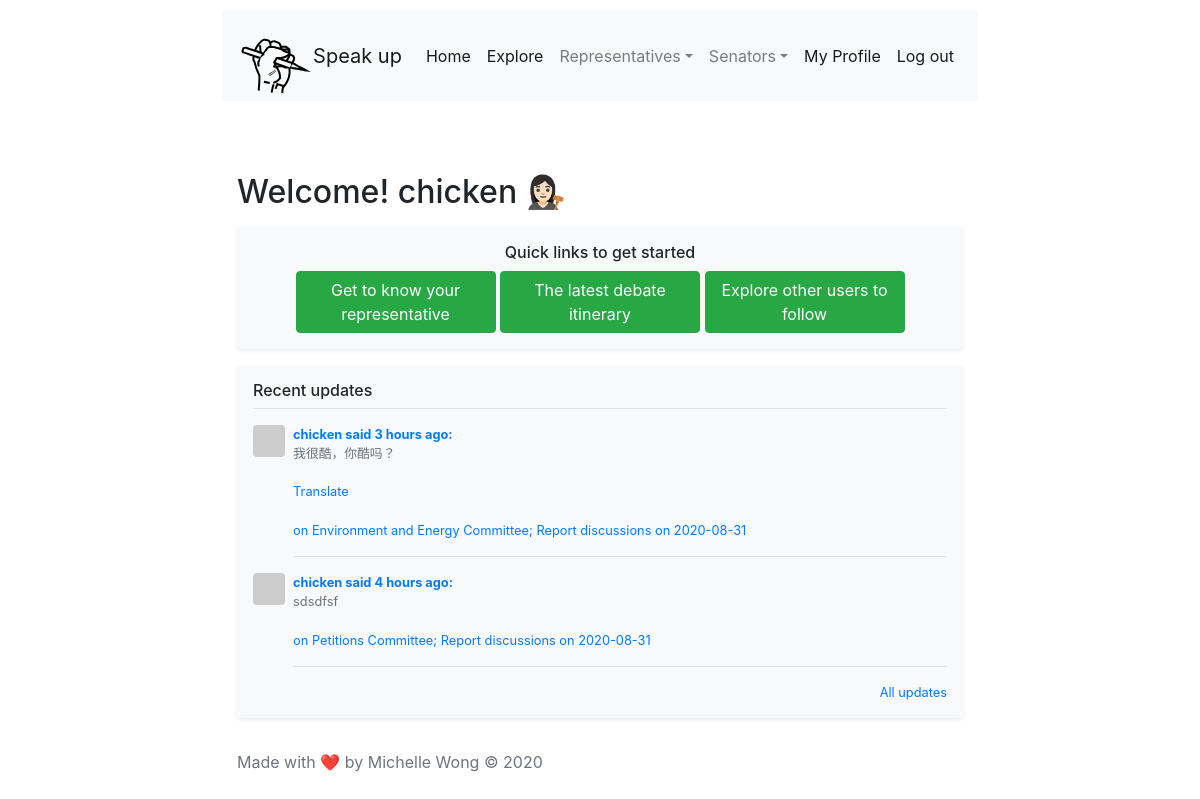
The app's page /index (signed in) with its own data.
### app/models.py (models this page shows, shortened)
class User(UserMixin, db.Model):
    id = db.Column(db.Integer, primary_key=True)
    username = db.Column(db.String(64), index=True, unique=True)
    email = db.Column(db.String(120), index=True, unique=True)
    password_hash = db.Column(db.String(128))
    posts = db.relationship('Post', backref='author', lazy='dynamic')
    about_me = db.Column(db.String(140))
    representative = db.Column(db.String(100))
    constituency = db.Column(db.String(100))
    postcode = db.Column(db.String(64))
    last_seen = db.Column(db.DateTime, default=datetime.utcnow)
    followed = db.relationship(
        'User', secondary=followers,
        primaryjoin=(followers.c.follower_id == id),
        secondaryjoin=(followers.c.followed_id == id),
        backref=db.backref('followers', lazy='dynamic'), lazy='dynamic')
    def avatar(self, size):
        digest = md5(self.email.lower().encode('utf-8')).hexdigest()
        return 'https://www.gravatar.com/avatar/{}?d=identicon&s={}'.format(
            digest, size)
    def followed_posts(self):
        followed = Post.query.join(
            followers, (followers.c.followed_id == Post.user_id)).filter(
                followers.c.follower_id == self.id)
        own = Post.query.filter_by(user_id=self.id)
        return followed.union(own).order_by(Post.timestamp.desc())

class Post(db.Model):
    id = db.Column(db.Integer, primary_key=True)
    body = db.Column(db.String(140))
    timestamp = db.Column(db.DateTime, index=True, default=datetime.utcnow)
    user_id = db.Column(db.Integer, db.ForeignKey('user.id'))
    speech_id = db.Column(db.Integer, db.ForeignKey('speech.id'))
    language = db.Column(db.String(5))

class MinorHeading(db.Model):
    __tablename__ = 'minorheading'
    id = db.Column(db.Integer, primary_key=True)
    order_id = db.Column(db.Integer,index=True)
    major_id = db.Column(db.Integer, db.ForeignKey('majorheading.id'))
    body = db.Column(db.String(140))
    speech = db.relationship('Speech', backref='minorheading', lazy='dynamic')

class Hansard(db.Model):
    id = db.Column(db.Integer, primary_key=True)
    date = db.Column(db.String(140))
    debate_type = db.Column(db.String(140))
    majorheading = db.relationship('MajorHeading', backref='hansard', lazy='dynamic')

### app/routes.py (the view)
@app.route('/', methods=['GET', 'POST'])
@app.route('/index', methods=['GET', 'POST'])
@login_required
def index():
    page = request.args.get('page', 1, type=int)
    posts = current_user.followed_posts().paginate(
        page, 3, False)
    return render_template('index.html', title='Home',
                           posts=posts.items)

### app/models.py (called while the page is built)
@login.user_loader
def load_user(id):
    return User.query.get(int(id))

### app/routes.py (called while the page is built)
@app.before_request
def before_request():
    if current_user.is_authenticated:
        current_user.last_seen = datetime.utcnow()
        db.session.commit()
    g.locale = str(get_locale())

### app/templates/index.html (shortened to what this page needs)
{% extends "navbar.html" %}
{% block content %}
<link rel="stylesheet" href="https://stackpath.bootstrapcdn.com/bootstrap/4.5.2/css/bootstrap.min.css">
<div class="row">
  <div class="col-lg-12">
    <br>
    <br>
    <br>
    <h2>Welcome! {{current_user.username}} 👩🏻‍⚖️</h2>
    <div class="my-3 p-3 bg-light text-center rounded box-shadow shadow-sm">
    <h6>Quick links to get started</h6>
    <button type="button" class="btn btn-success text-center">Get to know your representative</button>
    <button type="button" class="btn btn-success text-center">The latest debate itinerary</button>
    <button type="button" class="btn btn-success text-center">Explore other users to follow</button>
    </div>
    <div class="my-3 p-3 bg-light rounded box-shadow shadow-sm">
            <h6 class="border-bottom border-gray pb-2 mb-0">Recent updates</h6>
            {% for post in posts %}
                {% include '_post.html' %}
            {% endfor %}
    <small class="d-block text-right mt-3">
      <a href="#">All updates</a>
    </small>
  </div>
</div>
</div>
{% endblock %}

### app/templates/navbar.html (shortened to what this page needs)
<!doctype html>
<html lang="en">
  <head>
    <link rel="stylesheet" href="https://stackpath.bootstrapcdn.com/bootstrap/4.5.2/css/bootstrap.min.css">
    <link href="css/file.css" rel="stylesheet">
    <div class="container-fullwidth">
      <nav class="navbar navbar-expand-lg navbar-light bg-light">
        <img src="/static/websitelogobold.svg" width="75" height="75" class="d-inline-block align-top brand" alt="" loading="lazy">
        <a class="navbar-brand" href="{{url_for('index')}}"> Speak up</a>
        <div class="collapse navbar-collapse" id="navbarNavAltMarkup">
          <div class="navbar-nav ml-auto">
            <a class="nav-link active" href={{url_for('index')}}>Home <span class="sr-only">(current)</span></a>
            {% if current_user.is_anonymous %}
            <a class="nav-link active" href={{url_for('login')}}>Log in <span class="sr-only">(current)</span></a>
            {% else %}
            <a class="nav-link active" href={{url_for('explore')}}>Explore <span class="sr-only">(current)</span></a>
            <li class="nav-item dropdown">
                <a class="nav-link dropdown-toggle" href="#" id="navbarDropdown" role="button" data-toggle="dropdown" aria-haspopup="true" aria-expanded="false">
                  Representatives</a>
      </li>
      <li class="nav-item dropdown">
          <a class="nav-link dropdown-toggle" href="#" id="navbarDropdown" role="button" data-toggle="dropdown" aria-haspopup="true" aria-expanded="false">
            Senators</a>
</li>
            <a class="nav-link active" href={{url_for('user', username= current_user.username)}}>My Profile <span class="sr-only">(current)</span></a>
            <a class="nav-link active" href={{url_for('logout')}}>Log out <span class="sr-only">(current)</span></a>
            {% endif %}
          </div>
        </div>
      </nav>
  </head>
      <div class="container">
        {% block content %}{% endblock %}
      </div>
        <footer class="footer mt-auto py-3">
          <div class="container">
            <span class="text-muted">Made with ❤️ by Michelle Wong © 2020</span>
          </div>
        </footer>

### app/templates/_post.html (shortened to what this page needs)
        <div class="media text-muted pt-3">
          <img data-src="holder.js/31x32?theme=thumb&amp;bg=007bff&amp;fg=007bff&amp;size=1" alt="32x32" class="mr-2 rounded" style="width: 32px; height: 32px;" src={{ post.author.avatar(36) }} data-holder-rendered="true">
          <p class="media-body pb-3 mb-0 small lh-125 border-bottom border-gray">
            <strong class="d-block text-gray-dark"><a href="{{ url_for('user', username=post.author.username) }}">{{post.author.username}} said {{ moment(post.timestamp).fromNow() }}: </a></strong>
            <span id="post{{ post.id }}">{{ post.body }}</span>
                  {% if post.language and post.language != g.locale %}
                  <br><br>
                  <span id="translation{{ post.id }}">
                      <a href="javascript:translate(
                                  '#post{{ post.id }}',
                                  '#translation{{ post.id }}',
                                  '{{ post.language }}',
                                  '{{ g.locale }}');">{{ ('Translate') }}</a>
                  </span>
                  {% endif %}
          <br>
          <br>
          <a href="/hansard/{{post.speech.minorheading.majorheading.hansard.date+"#"+post.speech.exact_id}}"> on {{post.speech.minorheading.body}} discussions on {{post.speech.minorheading.majorheading.hansard.date}}</a>
           </p>
        </div>

### app/css/file.css (style rules this page uses)
html, body { height: 100%; }

### app/templates/index.html (style rules this page uses)
.btn { width:200px; height:100px padding:5px; }

### records on screen
User: username "chicken"
Post: author.username "chicken", timestamp "3 hours ago", body "我很酷，你酷吗？", value "Translate", speech.minorheading.body "Environment and Energy Committee; Report", speech.minorheading.majorheading.hansard "2020-08-31"
Post: author.username "chicken", timestamp "4 hours ago", body "sdsdfsf", speech.minorheading.body "Petitions Committee; Report", speech.minorheading.majorheading.hansard "2020-08-31"
